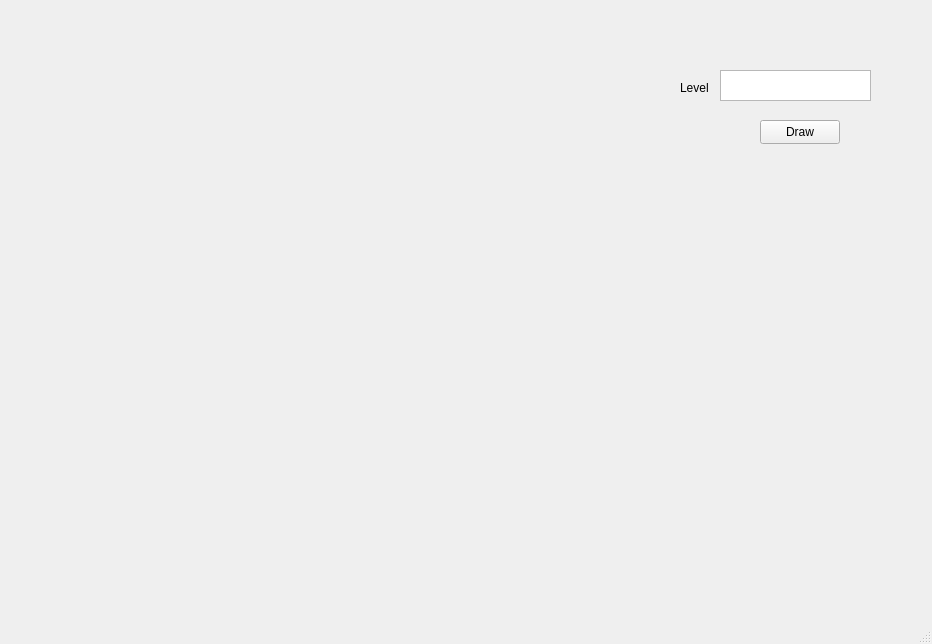
<?xml version="1.0" encoding="UTF-8"?>
<ui version="4.0">
 <class>MainWindow</class>
 <widget class="QMainWindow" name="MainWindow">
  <property name="geometry">
   <rect>
    <x>0</x>
    <y>0</y>
    <width>932</width>
    <height>644</height>
   </rect>
  </property>
  <property name="windowTitle">
   <string>MainWindow</string>
  </property>
  <widget class="QWidget" name="centralwidget">
   <widget class="QLabel" name="Img">
    <property name="geometry">
     <rect>
      <x>0</x>
      <y>0</y>
      <width>600</width>
      <height>600</height>
     </rect>
    </property>
    <property name="text">
     <string/>
    </property>
   </widget>
   <widget class="QLabel" name="label">
    <property name="geometry">
     <rect>
      <x>680</x>
      <y>80</y>
      <width>49</width>
      <height>16</height>
     </rect>
    </property>
    <property name="text">
     <string>Level</string>
    </property>
   </widget>
   <widget class="QPlainTextEdit" name="Txt_Level">
    <property name="geometry">
     <rect>
      <x>720</x>
      <y>70</y>
      <width>151</width>
      <height>31</height>
     </rect>
    </property>
   </widget>
   <widget class="QPushButton" name="Btn_Draw">
    <property name="geometry">
     <rect>
      <x>760</x>
      <y>120</y>
      <width>80</width>
      <height>24</height>
     </rect>
    </property>
    <property name="text">
     <string>Draw</string>
    </property>
   </widget>
  </widget>
  <widget class="QMenuBar" name="menubar">
   <property name="geometry">
    <rect>
     <x>0</x>
     <y>0</y>
     <width>932</width>
     <height>21</height>
    </rect>
   </property>
  </widget>
  <widget class="QStatusBar" name="statusbar"/>
 </widget>
 <resources/>
 <connections/>
</ui>
